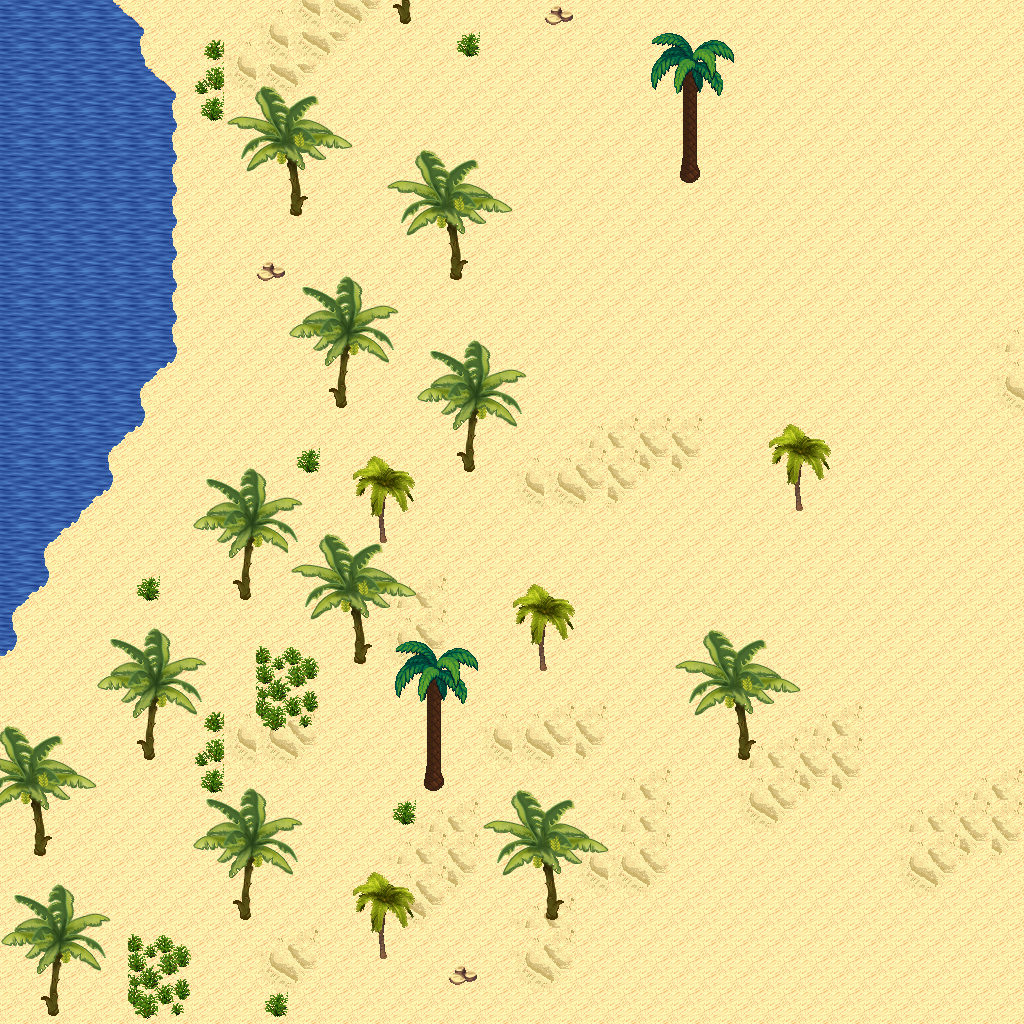

Tiled map render using the project's own tile images. Description and the map definition, with tile-layer contents summarised, below:
An orthogonal 32x32 tile map with 32x32 px tiles, 5 tile layers (Ground, Objects, Objects2, Above, ...), 1 hidden layer not drawn, 14 tilesets.

<map version="1.10" tiledversion="1.11.0" orientation="orthogonal" renderorder="right-down" width="32" height="32" tilewidth="32" tileheight="32" infinite="0" nextlayerid="11" nextobjectid="1">
 <tileset firstgid="1" name="logic_collision" tilewidth="32" tileheight="32" tilecount="1" columns="1">
  <image source="../drawable/logic_collision.png" width="32" height="32" />
 </tileset>
 <tileset firstgid="2" name="ground_ground" tilewidth="32" tileheight="32" tilecount="33" columns="3">
  <image source="../drawable/ground_ground.png" width="96" height="352" />
 </tileset>
 <tileset firstgid="35" name="terrain_desert" tilewidth="32" tileheight="32" tilecount="88" columns="8">
  <image source="../drawable/terrain_desert.png" width="256" height="352" />
 </tileset>
 <tileset firstgid="123" name="building_stone_ruins" tilewidth="32" tileheight="32" tilecount="72" columns="6">
  <image source="../drawable/building_stone_ruins.png" width="192" height="384" />
 </tileset>
 <tileset firstgid="195" name="ground_sand_edges" tilewidth="32" tileheight="32" tilecount="15" columns="5">
  <image source="../drawable/ground_sand_edges.png" width="160" height="96" />
 </tileset>
 <tileset firstgid="210" name="ground_slate_tiles" tilewidth="32" tileheight="32" tilecount="15" columns="5">
  <image source="../drawable/ground_slate_tiles.png" width="160" height="96" />
 </tileset>
 <tileset firstgid="225" name="ground_sand_2" tilewidth="32" tileheight="32" tilecount="15" columns="5">
  <image source="../drawable/ground_sand_2.png" width="160" height="96" />
 </tileset>
 <tileset firstgid="240" name="plant_cactus_2" tilewidth="32" tileheight="32" tilecount="10" columns="5">
  <image source="../drawable/plant_cactus_2.png" width="160" height="64" />
 </tileset>
 <tileset firstgid="250" name="plant_round_cactuses" tilewidth="32" tileheight="32" tilecount="20" columns="10">
  <image source="../drawable/plant_round_cactuses.png" width="320" height="64" />
 </tileset>
 <tileset firstgid="270" name="plant_tree_banana_tree" tilewidth="32" tileheight="32" tilecount="40" columns="4">
  <image source="../drawable/plant_tree_banana_tree.png" width="128" height="320" />
 </tileset>
 <tileset firstgid="310" name="plant_tree_palm_tree" tilewidth="32" tileheight="32" tilecount="6" columns="2">
  <image source="../drawable/plant_tree_palm_tree.png" width="64" height="96" />
 </tileset>
 <tileset firstgid="316" name="plant_tree_palm_trees" tilewidth="32" tileheight="32" tilecount="40" columns="4">
  <image source="../drawable/plant_tree_palm_trees.png" width="128" height="320" />
 </tileset>
 <tileset firstgid="356" name="building_stone_tower" tilewidth="32" tileheight="32" tilecount="14" columns="2">
  <image source="../drawable/building_stone_tower.png" width="64" height="224" />
 </tileset>
 <tileset firstgid="370" name="plant_bush_large_green" tilewidth="32" tileheight="32" tilecount="9" columns="3">
  <image source="../drawable/plant_bush_large_green.png" width="96" height="96" />
 </tileset>
 <layer id="1" name="Ground" width="32" height="32">
  <data>[1024 cells, 1024 non-empty, 6 distinct tile ids]</data>
 </layer>
 <layer id="2" name="Objects" width="32" height="32">
  <data>[1024 cells, 77 non-empty, 20 distinct tile ids]</data>
 </layer>
 <layer id="3" name="Objects2" width="32" height="32">
  <data>[1024 cells, 0 non-empty, 0 distinct tile ids]</data>
 </layer>
 <layer id="4" name="Above" width="32" height="32">
  <data>[1024 cells, 190 non-empty, 39 distinct tile ids]</data>
 </layer>
 <layer id="5" name="Above2" width="32" height="32">
  <data>[1024 cells, 0 non-empty, 0 distinct tile ids]</data>
 </layer>
 <layer id="6" name="Walkable" width="32" height="32" visible="0">
  <data>[1024 cells, 115 non-empty, 1 distinct tile ids]</data>
 </layer>
 <objectgroup id="7" name="Mapevents" />
 <objectgroup id="8" name="Spawn" />
 <objectgroup id="9" name="Keys" />
 <objectgroup id="10" name="Replace" />
</map>
